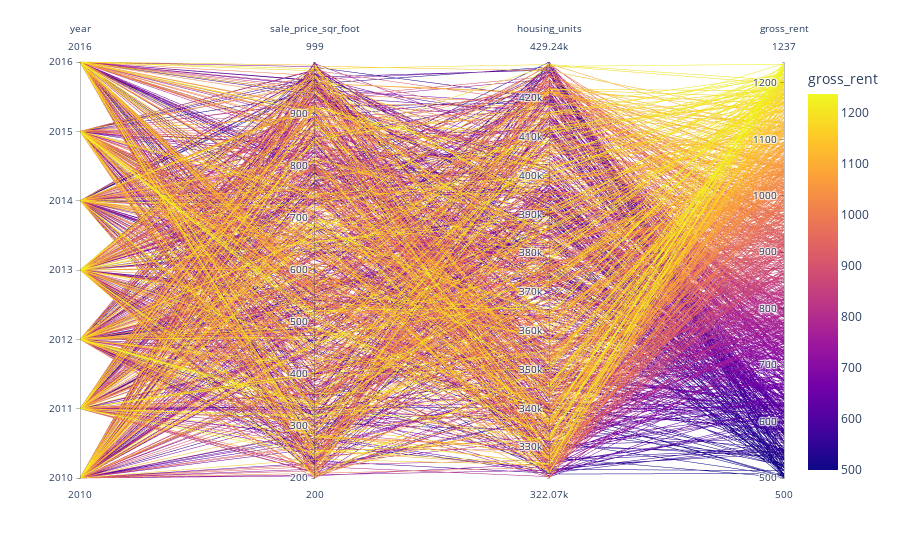

The cell this chart's notebook holds for it:
### Code cell
def parallel_coordinates():
    """Parallel Coordinates Plot."""
    
px.parallel_coordinates(df, color='gross_rent')

### Figure 1 — Plotly figure (JSON) as saved in the notebook; plotly's stock layout.template omitted (floating-point values rounded to 4 significant figures; data arrays with more than 128 entries replaced by an {"elided": "..."} marker saying what was removed)
{"data": [{"dimensions": [{"label": "year", "values": {"elided": "1000 int values"}}, {"label": "sale_price_sqr_foot", "values": {"elided": "1000 int values"}}, {"label": "housing_units", "values": {"elided": "1000 int values"}}, {"label": "gross_rent", "values": {"elided": "1000 int values"}}], "domain": {"x": [0, 1], "y": [0, 1]}, "line": {"color": {"elided": "1000 int values"}, "coloraxis": "coloraxis"}, "name": "", "type": "parcoords"}], "layout": {"autosize": true, "coloraxis": {"colorbar": {"title": {"text": "gross_rent"}}, "colorscale": [[0, "#0d0887"], [0.1111, "#46039f"], [0.2222, "#7201a8"], [0.3333, "#9c179e"], [0.4444, "#bd3786"], [0.5556, "#d8576b"], [0.6667, "#ed7953"], [0.7778, "#fb9f3a"], [0.8889, "#fdca26"], [1, "#f0f921"]]}, "legend": {"tracegroupgap": 0}, "margin": {"t": 60}}}
